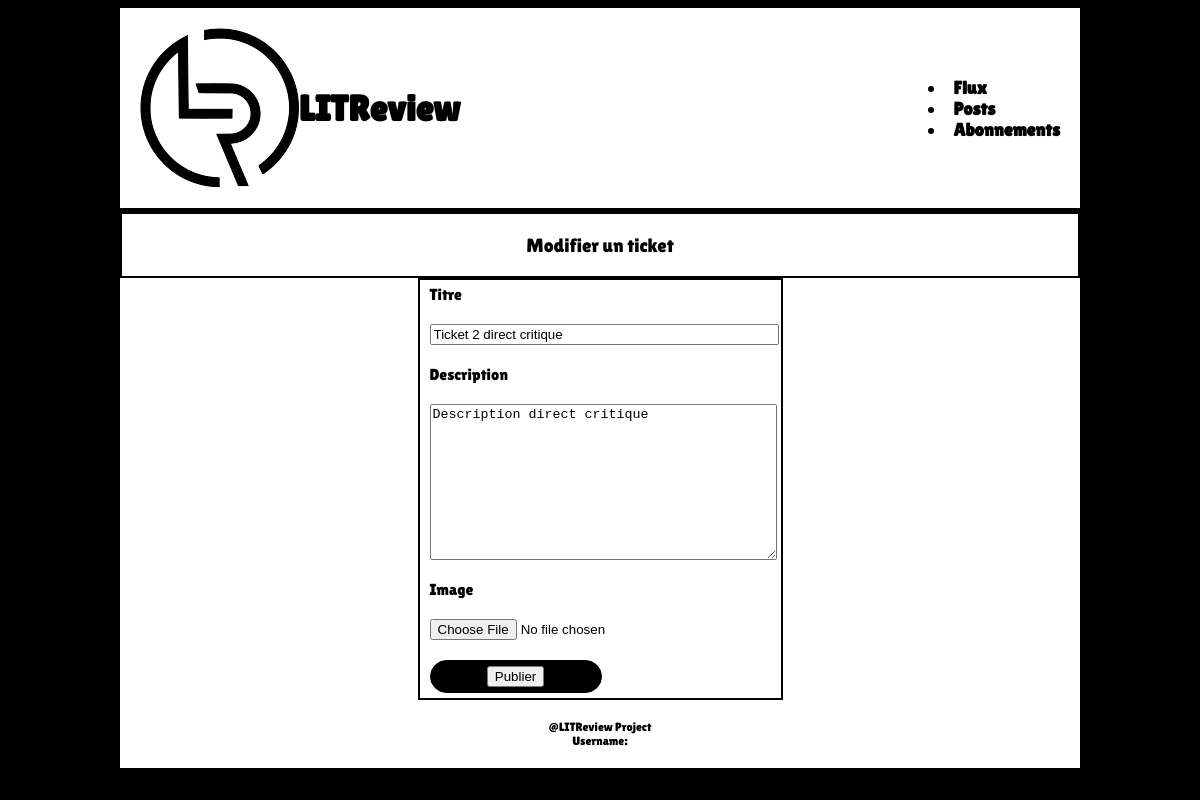
The page /ticket/82/edit on the database its author committed.
### reviews/models.py (models this page shows, shortened)
class Ticket(models.Model):
    IMAGE_MAX_SIZE = (200, 200)
    title = models.CharField(max_length=128)
    description = models.TextField(max_length=2048, blank=True)
    user = models.ForeignKey(
        to=settings.AUTH_USER_MODEL, on_delete=models.CASCADE)
    time_created = models.DateTimeField(auto_now_add=True)
    def content_file_name(instance, filename):
        ext = filename.split('.')[-1]
        filename = '%s.%s' % (instance.id, ext)
        return os.path.join('static/img-ticket/', filename)
    image = models.ImageField(upload_to=content_file_name, null=True, blank=True)

### reviews/views.py (the view)
# urls.py: path('ticket/<int:ticket_id>/edit', reviews.views.edit_post, name='edit_post'),
def edit_post (request, ticket_id):
    try:
        obj = Ticket.objects.get(id=ticket_id)
        form = TicketForm
        html = "reviews/edit_ticket.html"
    except Ticket.DoesNotExist:
        obj = Review.objects.get(id=ticket_id)
        form = ReviewForm
        html = "reviews/edit_review.html"
    edit_form = form(instance=obj)
    if request.method == 'POST':
        edit_form = form(request.POST or None, request.FILES or None, instance=obj)
        if edit_form.is_valid():
            edit_form.save()
            return redirect("posts")
    context = {"edit_form": edit_form, "post": obj}
    return render(request, html, context=context)

### reviews/forms.py
class TicketForm(forms.ModelForm):
    edit_ticket = forms.BooleanField(
        widget=forms.HiddenInput,
        initial=True
    )
    title = forms.CharField(
        max_length=128,
        widget=forms.TextInput(attrs={'class': "xl-field"})
    )
    description = forms.CharField(
        max_length=2048,
        widget=forms.Textarea(attrs={'class':"xl-field"})
    )
    image = forms.ImageField(
        required=True,
        widget=forms.FileInput
    )
    class Meta:
        model = models.Ticket
        fields = ['title', 'description', 'image']

### reviews/templates/reviews/edit_ticket.html (shortened to what this page needs)
{% extends 'base.html' %}
{% block content %}
    <div class="center-title">
        Modifier un ticket
    </div>
    <div class="center-div">
        <div class="ticket-container">
            <form class="field-group-column" method="post" enctype="multipart/form-data">
                <div class="field-group-column">
                    <label for="{{ form.title.label }}">Titre</label>
                    {{ edit_form.title }}
                </div>
                <div class="field-group-column">
                    <label for="{{ form.description.label }}">Description</label>
                    {{ edit_form.description }}
                </div>
                <div class="field-group-column">
                    <label>Image</label>
                    {{ edit_form.image }}
                </div>
                <div class="action-button">
                    <button type="submit">Publier</button>
                </div>
            </form>
        </div>
    </div>
{% endblock content %}

### static/css/main.css (style rules this page uses)
body { background-color: black; max-width: 960px; margin-inline: auto; }
.center-title { background-color: white; border: solid 2px black; font-family: "lilita One", monospace; font-size: larger; display: flex; justify-content: center; align-items: center; padding: 20px; }
.field-group-column { display: flex; flex-direction: column; gap: 20px; }
.action-button { background-color: black; text-decoration: none; text-align: center; width: 150px; color: white; font-size: 1em; border: solid 1px black; border-radius: 20px; font-family: "lilita One", monospace; padding: 5px 10px; }
.xl-field { width: 100%; }
.center-div { background-color: white; display: flex; flex-direction: column; justify-content: space-between; align-items: center; }
.ticket-container { background-color: white; border: solid 2px black; display: flex; flex-direction: column; justify-content: space-between; align-items: start; font-family: "lilita One", monospace; gap: 20px; padding: 5px 10px; }

### rows shown on the page
Ticket: title "Ticket 2 direct critique", description "Description direct critique"
